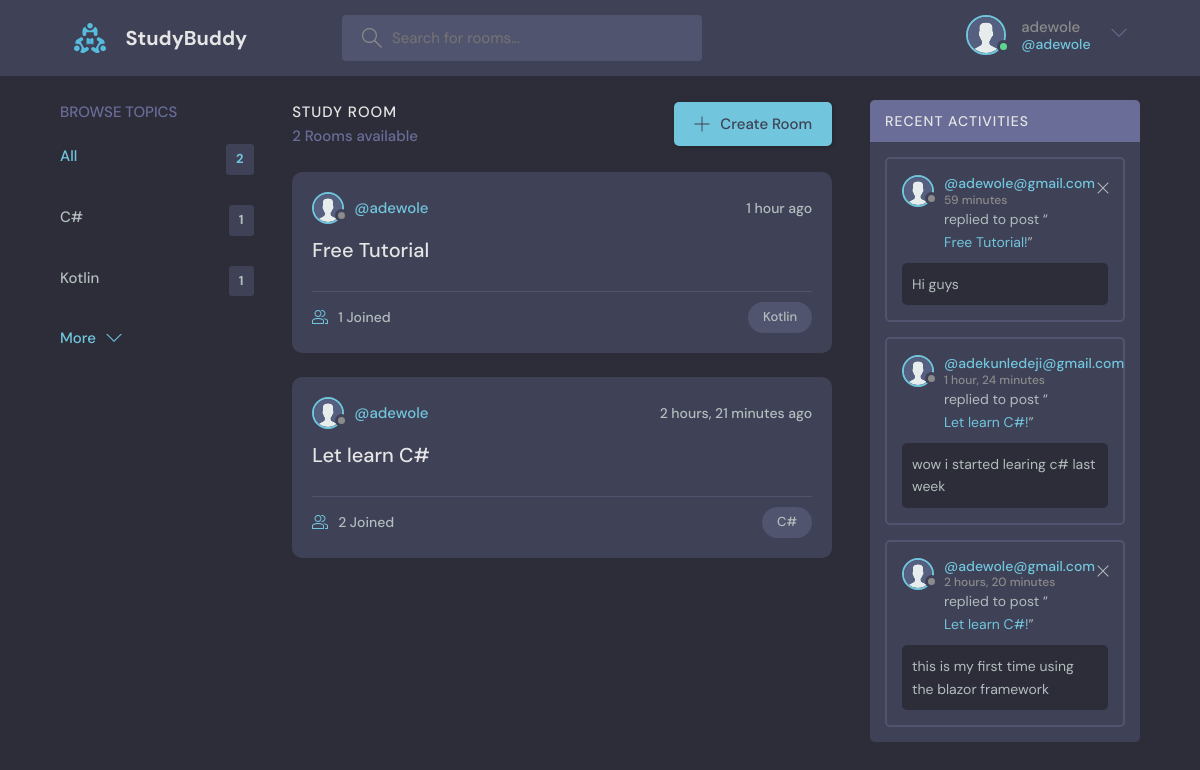
/ (signed in), run on the app's committed database.
### base/models.py (models this page shows, shortened)
class User(AbstractUser):
    name = models.CharField(max_length=200, null=True)
    email = models.EmailField(unique=True, null=True)
    bio = models.TextField(null=True)
    avatar = models.ImageField(null=True, default="avatar.svg")
    USERNAME_FIELD = 'email'
    REQUIRED_FIELDS = []

class Topic(models.Model):
    name = models.CharField(max_length=200)

class Room(models.Model):
    host = models.ForeignKey(User, on_delete=models.SET_NULL, null=True)
    topic = models.ForeignKey(Topic, on_delete=models.SET_NULL, null=True)
    name = models.CharField(max_length=200)
    description = models.TextField(null=True, blank=True)
    participants = models.ManyToManyField(User, related_name='participants', blank=True)
    updated = models.DateTimeField(auto_now=True)
    created = models.DateTimeField(auto_now_add=True)
    class Meta:
        ordering = ['-updated', '-created']
    def __str__(self):
        return self.name

class Message(models.Model):
    user = models.ForeignKey(User, on_delete=models.CASCADE)
    room = models.ForeignKey(Room, on_delete=models.CASCADE)
    body = models.TextField()
    updated = models.DateTimeField(auto_now=True)
    created = models.DateTimeField(auto_now_add=True)
    class Meta:
        ordering = ['-updated', '-created']

### base/views.py (the view)
# urls.py: path('', views.home, name="home"),
@login_required(login_url='login')
def home(request):
    q = request.GET.get('q') if request.GET.get('q') != None else ''
    rooms = Room.objects.filter(
        Q(topic__name__icontains=q) |
        Q(name__icontains=q) |
        Q(description__icontains=q)
    )
    topics = Topic.objects.all()[0:5]
    room_count = rooms.count()
    room_messages = Message.objects.filter(Q(room__topic__name__icontains=q))
    context = {'rooms':rooms,
               'topics': topics,
               'room_count': room_count,
                'room_messages':room_messages
               }
    return render(request, 'base/home.html', context)

### base/templates/base/home.html (shortened to what this page needs)
{% extends 'main.html' %}
{% block content %}
    <main class="layout layout--3">
      <div class="container">
        {% include "base/topics_component.html" %}
        <div class="roomList">
          <div class="roomList__header">
            <div>
              <h2>Study Room</h2>
              <p>{{room_count}} Rooms available</p>
            </div>
            <a class="btn btn--main" href="{% url 'create-room' %}">
              <svg version="1.1" xmlns="http://www.w3.org/2000/svg" width="32" height="32" viewBox="0 0 32 32">
                <title>add</title>
                <path
                  d="M16.943 0.943h-1.885v14.115h-14.115v1.885h14.115v14.115h1.885v-14.115h14.115v-1.885h-14.115v-14.115z"
                ></path>
              </svg>
              Create Room
            </a>
          </div>
  {% include "base/feed_component.html" %}
        </div>
        {% include "base/activity_component.html" %}
      </div>
    </main>
{% endblock  %}

### templates/navbar.html (shortened to what this page needs)
{% load static %}
<header class="header header--loggedIn">
    <div class="container">
      <a href="{% url 'home' %}" class="header__logo">
        <img src="{% static 'images/logo.svg' %}" />
        <h1>StudyBuddy</h1>
      </a>
      <form class="header__search" method="GET" action="{% url 'home' %}">
        <label>
          <input type="text" name="q" placeholder="Search for rooms..." />
        </label>
      </form>
      <nav class="header__menu">
        {% if request.user.is_authenticated %}
        <div class="header__user">
          <a href="{% url 'update-user' %}">
            <div class="avatar avatar--medium active">
              <img src="{{request.user.avatar.url}}" />
            </div>
            <p>{{request.user.username}}<span>@{{request.user.username}}</span></p>
          </a>
          <button class="dropdown-button">
            <svg version="1.1" xmlns="http://www.w3.org/2000/svg" width="32" height="32" viewBox="0 0 32 32">
              <title>chevron-down</title>
              <path d="M16 21l-13-13h-3l16 16 16-16h-3l-13 13z"></path>
            </svg>
          </button>
        </div>
        {% else %}
        <a href="{% url 'login' %}">
          <img src="{% static 'images/avatar.svg' %}" />
          <p>Login</p>
        </a>
        {% endif %}
      </nav>
    </div>
  </header>

### base/templates/base/topics_component.html
<div class="topics">
  <div class="topics__header">
    <h2>Browse Topics</h2>
  </div>
  <ul class="topics__list">
    <li>
      <a href="{% url 'home' %}" class="active">All <span>{{topics.count}}</span></a>
    </li>
    {% for topic in topics %}
    <li>
      <a href="{% url 'home' %}?q={{topic.name}}">{{topic.name}} <span>{{topic.room_set.all.count}}</span></a>
    </li>
    {% endfor %}
  </ul>
  <a class="btn btn--link" href=" {% url 'topics'  %} ">
    More
    <svg version="1.1" xmlns="http://www.w3.org/2000/svg" width="32" height="32" viewBox="0 0 32 32">
      <title>chevron-down</title>
      <path d="M16 21l-13-13h-3l16 16 16-16h-3l-13 13z"></path>
    </svg>
  </a>
</div>

### base/templates/base/feed_component.html (shortened to what this page needs)
{% for room in rooms %}
<div class="roomListRoom">
    <div class="roomListRoom__header">
        {% if room.host.id %}
      <a href="{% url 'user-profile' room.host.id %}" class="roomListRoom__author">
        <div class="avatar avatar--small">
          <img src="{{room.host.avatar.url}}" />
        </div>
        <span>@{{room.host.username}}</span>
      </a>
    {% endif %}
      <div class="roomListRoom__actions">
        <span>{{room.created|timesince}} ago</span>
      </div>
    </div>
    <div class="roomListRoom__content">
      <a href="{% url 'room' room.id %}">{{room.name}}</a>
    </div>
    <div class="roomListRoom__meta">
      <a href="{% url 'room' room.id %}" class="roomListRoom__joined">
        {{room.participants.all.count}} Joined
      </a>
      <p class="roomListRoom__topic">{{room.topic.name}}</p>
    </div>
  </div>
  {% endfor %}

### base/templates/base/activity_component.html
 <div class="activities">
  <div class="activities__header">
    <h2>Recent Activities</h2>
  </div>
  {% for message in room_messages %}
    <div class="activities__box">
    <div class="activities__boxHeader roomListRoom__header">
      <a href="{% url 'user-profile' message.user.id %}" class="roomListRoom__author">
        <div class="avatar avatar--small">
          <img src="{{message.user.avatar.url}}" />
        </div>
        <p>
          @{{message.user}}
          <span>{{message.created|timesince}}</span>
        </p>
      </a>
      {% if request.user == message.user %}
      <div class="roomListRoom__actions">
        <a href="{% url 'delete-message' message.id %}">
          <svg version="1.1" xmlns="http://www.w3.org/2000/svg" width="32" height="32" viewBox="0 0 32 32">
            <title>remove</title>
            <path
              d="M27.314 6.019l-1.333-1.333-9.98 9.981-9.981-9.981-1.333 1.333 9.981 9.981-9.981 9.98 1.333 1.333 9.981-9.98 9.98 9.98 1.333-1.333-9.98-9.98 9.98-9.981z"
            ></path>
          </svg>
        </a>
      </div>
    {% endif %}
    </div>
    <div class="activities__boxContent">
      <p>replied to post “<a href="{% url 'room' message.room.id %}">{{message.room}}!</a>”</p>
      <div class="activities__boxRoomContent">
        {{message.body}}
      </div>
    </div>
  </div>
{% endfor %}
</div>

### data on the page
User: user.avatar (placeholder picture), user.username "adewole"
Topic: name "C#", room_set.all.count "1"
Topic: name "Kotlin", room_set.all.count "1"
Room: host.avatar (placeholder picture), host.username "adewole", created "1 hour", name "Free Tutorial", participants.all.count "1", topic.name "Kotlin"
Room: host.avatar (placeholder picture), host.username "adewole", created "2 hours, 21 minutes", name "Let learn C#", participants.all.count "2", topic.name "C#"
Message: user.avatar (placeholder picture), user "adewole@gmail.com", created "59 minutes", room "Free Tutorial", body "Hi guys"
Message: user.avatar (placeholder picture), user "adekunledeji@gmail.com", created "1 hour, 24 minutes", room "Let learn C#", body "wow i started learing c# last week"
Message: user.avatar (placeholder picture), user "adewole@gmail.com", created "2 hours, 20 minutes", room "Let learn C#", body "this is my first time using the blazor framework"

### other printed values
{{ topics.count }} "2"
{{ room_count }} "2"
